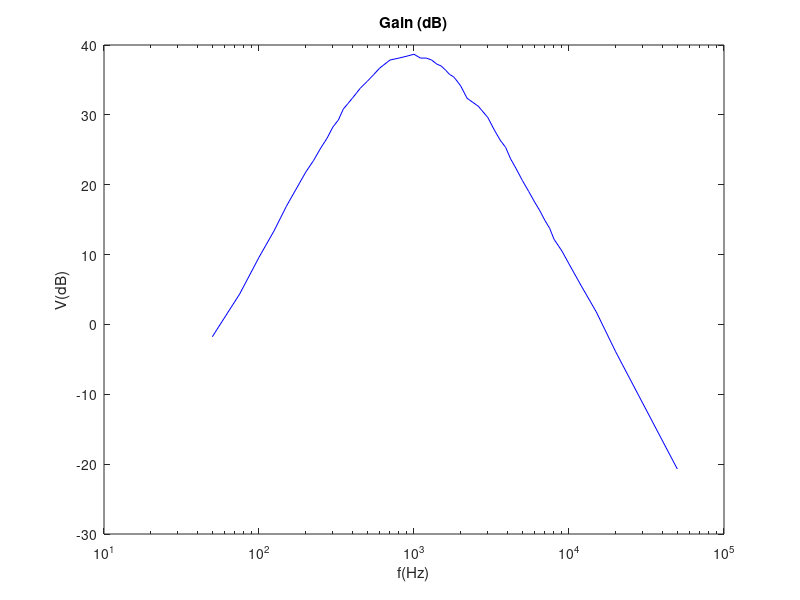

Here is the MATLAB script that generated this plot:
v=zeros(53)
f=zeros(53)

f(1)=50.000;   
v(1)=98;
f(2)=75.000;   
v(2)=133;
f(3)=100.00;   
v(3)=173; 
f(4)=125.00;   
v(4)=209;
f(5)=150.00;   
v(5)=249;
f(6)=200.00;   
v(6)=318; 
f(7)=225.00;   
v(7)=346;
f(8)=250.00;   
v(8)=378; 
f(9)=275.00;   
v(9)=406;
f(10)=300.00;   
v(10)=440;
f(11)=325.00;   
v(11)=462;
f(12)=350.00;   
v(12)=500;
f(13)=375.00;   
v(13)=520;
f(14)=400.00;   
v(14)=540;
f(15)=450.00;   
v(15)=580;
f(16)=500.00;   
v(16)=610;
f(17)=550.00;   
v(17)=640; 
f(18)=600.00;   
v(18)=670; 
f(19)=700.00;   
v(19)=710;
f(20)=800.00;   
v(20)=720;
f(21)=900.00;   
v(21)=730;
f(22)=1000.0;   
v(22)=740;
f(23)=1100.0;   
v(23)=720;
f(24)=1200.0;   
v(24)=720; 
f(25)=1300.0;   
v(25)=710; 
f(26)=1400.0;   
v(26)=690;
f(27)=1500.0;   
v(27)=680;
f(28)=1600.0;   
v(28)=660;
f(29)=1700.0;   
v(29)=640;
f(30)=1800.0;   
v(30)=630;
f(31)=1900.0;   
v(31)=610; 
f(32)=2000.0;   
v(32)=590; 
f(33)=2200.0;   
v(33)=540;
f(34)=2600.0;   
v(34)=510;
f(35)=3000.0;   
v(35)=470;
f(36)=3300.0;   
v(36)=430;
f(37)=3600.0;   
v(37)=400;
f(38)=3900.0;   
v(38)=380; 
f(39)=4200.0;   
v(39)=350; 
f(40)=4500.0;   
v(40)=330;
f(41)=5000.0;   
v(41)=300;
f(42)=5500.0;   
v(42)=277;
f(43)=6000.0;   
v(43)=257;
f(44)=6500.0;   
v(44)=241;
f(45)=7000.0;   
v(45)=225; 
f(46)=7500.0;   
v(46)=213; 
f(47)=8000.0;   
v(47)=197;
f(48)=9000.0;   
v(48)=181;
f(49)=10000.;   
v(49)=165;
f(50)=12000.;   
v(50)=141;
f(51)=15000.;   
v(51)=117;
f(52)=20000.;   
v(52)=88;
f(53)=50000.;   
v(53)=38;

printf("%f\n", v(1))

semilogx(f, 20*log(v/(1000*0.107)), "color", 'b')
title("Gain (dB)")
xlabel("f(Hz)")
ylabel("V(dB)")

print -color -depsc lab.eps